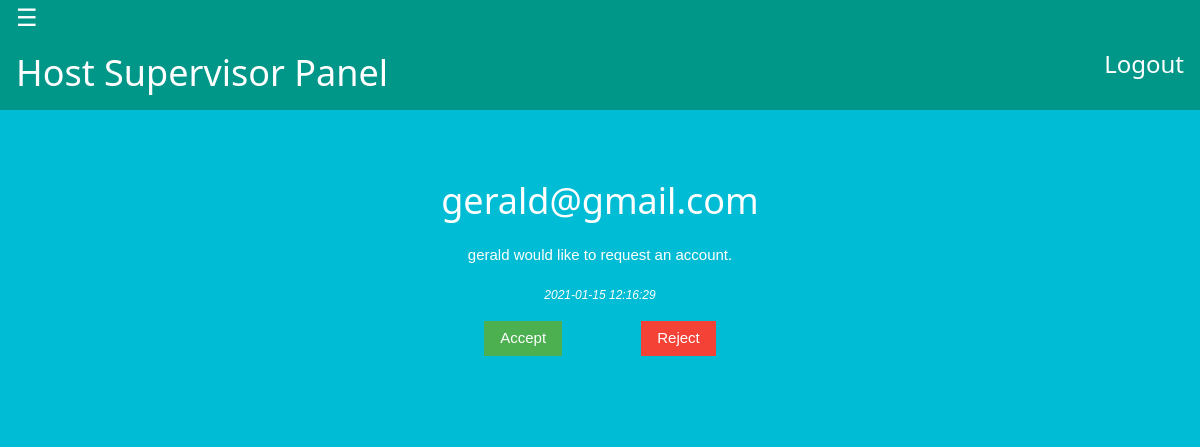
The page /supervisor/host/hostSupervisor.php (signed in) on the database its author committed.
### tables this page shows
CREATE TABLE `requests` (
  `id` int(11) NOT NULL,
  `username` text NOT NULL,
  `email` text NOT NULL,
  `school` text NOT NULL,
  `regno` varchar(25) NOT NULL,
  `start` date NOT NULL,
  `end` date NOT NULL,
  `gender` text NOT NULL,
  `password` text NOT NULL,
  `message` text NOT NULL,
  `trn_date` datetime NOT NULL
);

### supervisor/host/hostSupervisor.php (the view, shortened to what this page needs)
<?php
require("../../db.php");
?>
<!DOCTYPE html>
<html>
<head>
<link rel="stylesheet" type="text/css" href="../../w3css/2.0/w3.css">
</head>
<body class="w3-cyan">
<div id="main">
<header class="w3-container w3-teal">
  <span class="w3-opennav w3-xlarge" onclick="w3_open()">&#9776;</span>
  <h1>Host Supervisor Panel<a href="../logout.php" style="float: right;text-decoration: none;font-size:24px">Logout</a></h1>
</header>
<div class="w3-container">
<section class="w3-margin-16 w3-padding-32 w3-text-white">
    <div>
    <?php
    $query=mysqli_query($con,"SELECT * FROM requests");
    if(mysqli_num_rows($query)>0){
      while($row = mysqli_fetch_assoc($query)) {
                    ?>
      <h1 class="w3-margin-16 w3-center"><?php echo $row['email'] ?></h1>
        <p class="w3-margin-16 w3-center"><?php echo $row['message'] ?></p>
        <p class="w3-margin-16 w3-center"><small><i><?php echo $row['trn_date'] ?></i></small></p>
        <p class="w3-center">
          <a class="w3-btn w3-green" href="accept.php?id=<?php echo $row['id'] ?>" style="margin-right: 5em">Accept</a>
          <a class="w3-btn w3-red" href="reject.php?id=<?php echo $row['id'] ?>">Reject</a>
        </p>
        <?php
                }
            }else{
                echo "<script>alert('No Account Pending Requests')</script>";
                echo '<center>No Account Pending Requests</center>';
            }
        ?>
    </div>
</section>
</div>
</div>
</body>
</html>

### w3css/2.0/w3.css (style rules this page uses)
html { -ms-text-size-adjust:100%;-webkit-text-size-adjust:100% }
body { margin:0 }
article,aside,details,figcaption,figure,footer,header,hgroup,main,menu,nav,section,summary { display:block }
a { -webkit-tap-highlight-color:transparent;background-color:transparent }
small { font-size:80% }
html,body { font-family:Verdana,sans-serif;font-size:15px;line-height:1.5 }
h1,h2,h3,h4,h5,h6,.w3-slim,.w3-wide { font-family:"Segoe UI",Arial,sans-serif }
h1 { font-size:36px }
h1,h2,h3,h4,h5,h6 { font-weight:400;margin:10px 0 }
h1 a,h2 a,h3 a,h4 a,h5 a,h6 a { font-weight:inherit }
a { color:inherit }
.w3-btn,.w3-btn-block { border:none;display:inline-block;outline:0;padding:6px 16px;vertical-align:middle;overflow:hidden;text-decoration:none !important;color:#fff;background-color:#000;text-align:center;cursor:pointer;white-space:nowrap }
.w3-opennav,.w3-closenav { color:inherit }
.w3-navbar a,.w3-topnav a,.w3-sidenav a,.w3-dropnav a,.w3-pagination li a,.w3-hoverable tbody tr,.w3-btn,.w3-btn-floating,.w3-btn-floating-large { -webkit-transition:all 0.3s ease;transition:all 0.3s ease }
.w3-container:after,.w3-row:after,.w3-row-padding:after,.w3-topnav:after,.w3-clear:after,.w3-btn-group:before,.w3-btn-group:after { content:"";display:table;clear:both }
.w3-xlarge { font-size:24px !important }
.w3-center { text-align:center !important }
.w3-margin-16 { margin:16px !important }
.w3-padding-32 { padding-top:32px !important;padding-bottom:32px !important }
.w3-container { padding:0.01em 16px }
.w3-cyan,.w3-hover-cyan:hover { color:#000 !important;background-color:#00bcd4 !important }
.w3-green,.w3-hover-green:hover { color:#fff !important;background-color:#4CAF50 !important }
.w3-red,.w3-hover-red:hover { color:#fff !important;background-color:#f44336 !important }
.w3-teal,.w3-hover-teal:hover { color:#fff !important;background-color:#009688 !important }
.w3-text-white { color:#fff !important }

### supervisor/host/hostSupervisor.php (style rules this page uses)
body { background-image: url(""); }

### rows shown on the page
requests: email "gerald@gmail.com", message "gerald would like to request an account.", trn_date "2021-01-15 12:16:29"
